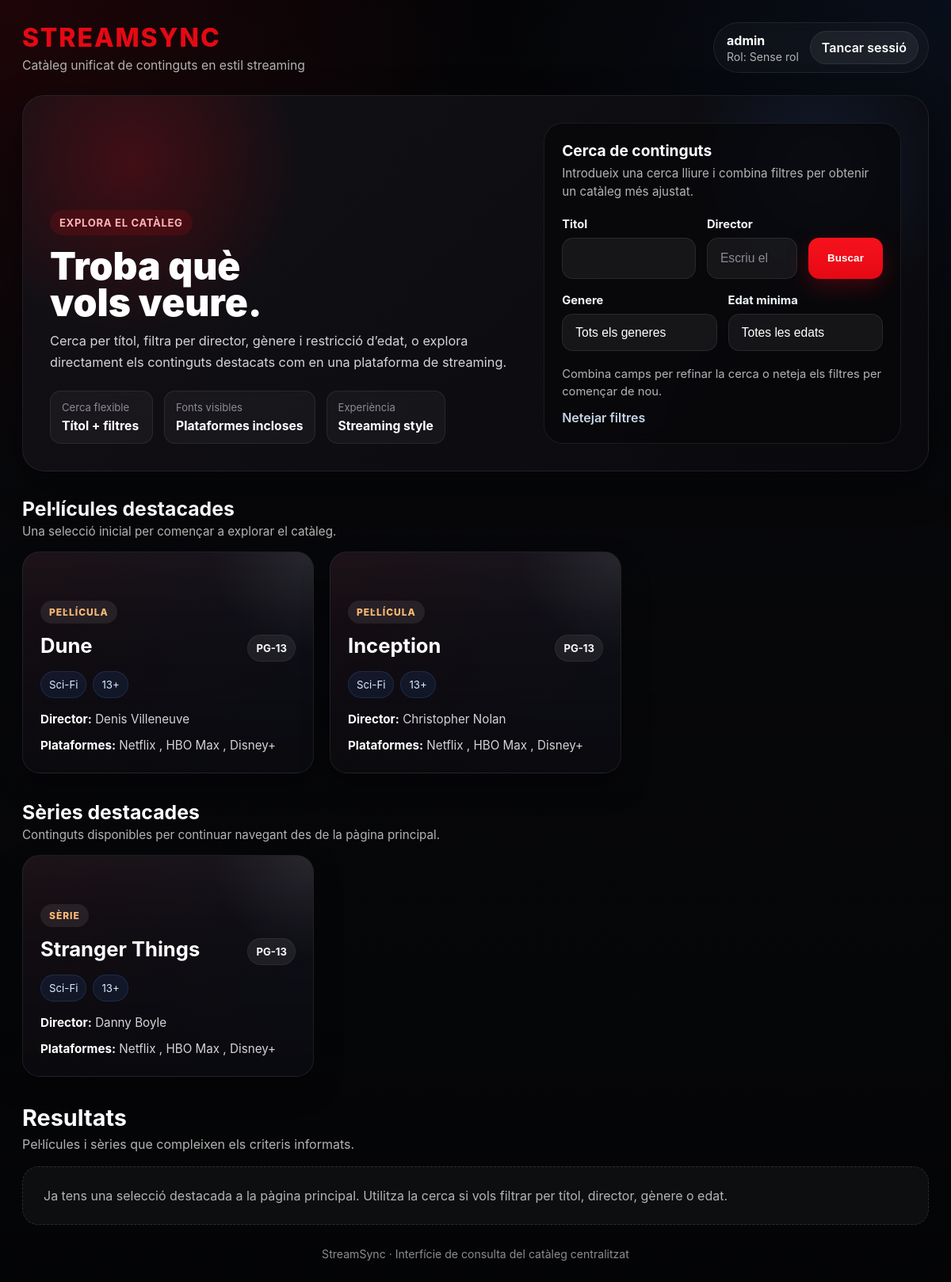
The page /dashboard/ (signed in) on the database its author committed.
### ss/models.py (models this page shows, shortened)
class Movie(models.Model):
    platforms = models.ManyToManyField(Platform, related_name="movies", blank=True)
    title = models.CharField(max_length=255, unique=True)
    synopsis = models.TextField(blank=True, null=True)
    year = models.IntegerField()
    release_date = models.DateField(blank=True, null=True)
    rating = models.DecimalField(max_digits=3, decimal_places=1, blank=True, null=True)
    genre = models.ForeignKey(Genre, on_delete=models.PROTECT)
    director = models.ForeignKey(Director, on_delete=models.PROTECT)
    country = models.ForeignKey(Country, on_delete=models.PROTECT)
    language = models.ForeignKey(Language, on_delete=models.PROTECT)
    age_rating = models.ForeignKey(AgeRating, on_delete=models.PROTECT)
    expires_at = models.DateTimeField(null=True, blank=True)

class AgeRating(models.Model):
    description = models.CharField(max_length=50)
    minimum_age = models.IntegerField()
    def __str__(self):
        return f"{self.description} ({self.minimum_age}+)"

class Genre(models.Model):
    name = models.CharField(max_length=100)
    description = models.TextField(blank=True, null=True)
    created_at = models.DateTimeField(auto_now_add=True)
    def __str__(self):
        return self.name

class Director(models.Model):
    name = models.CharField(max_length=150)
    birth_date = models.DateField(blank=True, null=True)
    country = models.ForeignKey(Country, on_delete=models.SET_NULL, null=True)
    created_at = models.DateField(auto_now_add=True)  # solo día/mes/año

class Platform(models.Model):
    name = models.CharField(max_length=100, unique=True)
    description = models.TextField(blank=True, null=True)

class Series(models.Model):
    platforms = models.ManyToManyField(Platform, related_name="series", blank=True)
    title = models.CharField(max_length=255, unique=True)
    synopsis = models.TextField(blank=True, null=True)
    start_year = models.IntegerField()
    end_year = models.IntegerField(blank=True, null=True)
    total_seasons = models.IntegerField()
    rating = models.DecimalField(max_digits=3, decimal_places=1, blank=True, null=True)
    genre = models.ForeignKey(Genre, on_delete=models.PROTECT)
    director = models.ForeignKey(Director, on_delete=models.PROTECT)
    country = models.ForeignKey(Country, on_delete=models.PROTECT)
    language = models.ForeignKey(Language, on_delete=models.PROTECT)
    age_rating = models.ForeignKey(AgeRating, on_delete=models.PROTECT)
    expires_at = models.DateTimeField(null=True, blank=True)

### ss/views.py (the view, shortened to what this page needs)
# urls.py: path("dashboard/", DashboardView.as_view(), name="dashboard"),
class DashboardView(LoginRequiredMixin, TemplateView):
    template_name = "dashboard.html"
    login_url = "/login/"
    def get_context_data(self, **kwargs):
        context = super().get_context_data(**kwargs)
        form = ContentSearchForm(self.request.GET or None)
        results = []
        has_searched = bool(self.request.GET)
        featured_movies = (
            Movie.objects.select_related("director", "genre", "age_rating")
            .prefetch_related("platforms")
            .order_by("title")[:6]
        )
        featured_series = (
            Series.objects.select_related("director", "genre", "age_rating")
            .prefetch_related("platforms")
            .order_by("title")[:6]
        )
        context["has_searched"] = has_searched
        context["search_form"] = form
        context["results"] = results
        context["featured_movies"] = featured_movies
        context["featured_series"] = featured_series
        context["director_suggestions"] = Director.objects.order_by("name").values_list("name", flat=True)
        return context

### ss/forms.py (shortened to what this page needs)
class ContentSearchForm(forms.Form):
    title = forms.CharField(
        label="Titol",
        max_length=255,
        required=False,
        strip=True,
    )
    director = forms.CharField(
        label="Director",
        max_length=150,
        required=False,
        strip=True,
    )
    genre = forms.ModelChoiceField(
        label="Genere",
        queryset=Genre.objects.order_by("name"),
        required=False,
        empty_label="Tots els generes",
    )
    age_rating = forms.ModelChoiceField(
        label="Edat minima",
        queryset=AgeRating.objects.order_by("minimum_age"),
        required=False,
        empty_label="Totes les edats",
    )

### ss/templates/dashboard.html (shortened to what this page needs)
<!DOCTYPE html>
<html lang="ca">
<head>
</head>
<body>
    <div class="container">
        <div class="topbar">
            <div class="brand-block">
                <div class="brand">StreamSync</div>
                <div class="brand-subtitle">Catàleg unificat de continguts en estil streaming</div>
            </div>
            <div class="user-box">
                <div class="user-meta">
                    <div class="user-name">{{ user.username }}</div>
                    <div class="user-role">Rol: {{ user.groups.first.name|default:"Sense rol" }}</div>
                </div>
                <a class="logout-link" href="{% url 'logout' %}">Tancar sessió</a>
            </div>
        </div>
        <section class="hero-panel">
            <div class="hero-content">
                <div>
                    <div class="eyebrow">Explora el catàleg</div>
                    <h1 class="hero-title">Troba què vols veure.</h1>
                    <p class="hero-description">
                        Cerca per títol, filtra per director, gènere i restricció d’edat, o explora directament els continguts destacats com en una plataforma de streaming.
                    </p>
                    <div class="hero-stats">
                        <div class="hero-stat">
                            <span class="hero-stat-label">Cerca flexible</span>
                            <span class="hero-stat-value">Títol + filtres</span>
                        </div>
                        <div class="hero-stat">
                            <span class="hero-stat-label">Fonts visibles</span>
                            <span class="hero-stat-value">Plataformes incloses</span>
                        </div>
                        <div class="hero-stat">
                            <span class="hero-stat-label">Experiència</span>
                            <span class="hero-stat-value">Streaming style</span>
                        </div>
                    </div>
                </div>
                <div class="search-shell">
                    <h2 class="search-shell-title">Cerca de continguts</h2>
                    <p class="search-shell-subtitle">
                        Introdueix una cerca lliure i combina filtres per obtenir un catàleg més ajustat.
                    </p>
                    <form method="get" class="search-form">
                        <div class="search-primary">
                            <div class="field field-search">
                                <label for="{{ search_form.title.id_for_label }}">{{ search_form.title.label }}</label>
                                {{ search_form.title }}
                            </div>
                            <div class="field field-director">
                                <label for="{{ search_form.director.id_for_label }}">{{ search_form.director.label }}</label>
                                <input
                                    type="text"
                                    name="director"
                                    id="{{ search_form.director.id_for_label }}"
                                    value="{{ search_form.director.value|default_if_none:'' }}"
                                    list="director-suggestions"
                                    placeholder="Escriu el nom del director"
                                >
                            </div>
                            <button type="submit" class="btn">Buscar</button>
                        </div>
                        <div class="search-filters">
                            <div class="field">
                                <label for="{{ search_form.genre.id_for_label }}">{{ search_form.genre.label }}</label>
                                {{ search_form.genre }}
                            </div>
                            <div class="field">
                                <label for="{{ search_form.age_rating.id_for_label }}">{{ search_form.age_rating.label }}</label>
                                {{ search_form.age_rating }}
                            </div>
                        </div>
                        <div class="search-footer">
                            <span class="hint">Combina camps per refinar la cerca o neteja els filtres per començar de nou.</span>
                            <a class="clear-link" href="{% url 'dashboard' %}">Netejar filtres</a>
                        </div>
                    </form>
                </div>
            </div>
        </section>
        {% if not has_searched %}
            <section class="catalog-section">
                <div class="catalog-row-header">
                    <div>
                        <h2 class="catalog-row-title">Pel·lícules destacades</h2>
                        <p class="catalog-row-subtitle">Una selecció inicial per començar a explorar el catàleg.</p>
                    </div>
                </div>
                <div class="catalog-row">
                    {% for item in featured_movies %}
                        <article class="featured-card">
                            <div class="featured-chip">Pel·lícula</div>
                            <div class="featured-header">
                                <h3 class="featured-title">{{ item.title }}</h3>
                                <div class="featured-pill">{{ item.age_rating.description }}</div>
                            </div>
                            <div class="featured-meta">
                                <span class="featured-meta-pill">{{ item.genre.name }}</span>
                                <span class="featured-meta-pill">{{ item.age_rating.minimum_age }}+</span>
                            </div>
                            <div class="featured-details">
                                <div><strong>Director:</strong> {{ item.director.name }}</div>
                                <div>
                                    <strong>Plataformes:</strong>
                                    {% for platform in item.platforms.all %}
                                        {% if not forloop.first %}, {% endif %}{{ platform.name }}
                                    {% empty %}
                                        -
                                    {% endfor %}
                                </div>
                            </div>
                        </article>
                    {% endfor %}
                </div>
            </section>
            <section class="catalog-section">
                <div class="catalog-row-header">
                    <div>
                        <h2 class="catalog-row-title">Sèries destacades</h2>
                        <p class="catalog-row-subtitle">Continguts disponibles per continuar navegant des de la pàgina principal.</p>
                    </div>
                </div>
                <div class="catalog-row">
                    {% for item in featured_series %}
                        <article class="featured-card">
                            <div class="featured-chip">Sèrie</div>
                            <div class="featured-header">
                                <h3 class="featured-title">{{ item.title }}</h3>
                                <div class="featured-pill">{{ item.age_rating.description }}</div>
                            </div>
                            <div class="featured-meta">
                                <span class="featured-meta-pill">{{ item.genre.name }}</span>
                                <span class="featured-meta-pill">{{ item.age_rating.minimum_age }}+</span>
                            </div>
                            <div class="featured-details">
                                <div><strong>Director:</strong> {{ item.director.name }}</div>
                                <div>
                                    <strong>Plataformes:</strong>
                                    {% for platform in item.platforms.all %}
                                        {% if not forloop.first %}, {% endif %}{{ platform.name }}
                                    {% empty %}
                                        -
                                    {% endfor %}
                                </div>
                            </div>
                        </article>
                    {% endfor %}
                </div>
            </section>
        {% endif %}
        <section class="results-section">
            <div class="section-header">
                <div>
                    <h2 class="section-title">Resultats</h2>
                    <p class="section-description">
                        Pel·lícules i sèries que compleixen els criteris informats.
                    </p>
                </div>
            </div>
            {% if not has_searched %}
                <div class="empty-state">
                    Ja tens una selecció destacada a la pàgina principal. Utilitza la cerca si vols filtrar per títol, director, gènere o edat.
                </div>
            {% elif search_form.errors %}
                <div class="empty-state">
                    Hi ha errors al formulari. Revisa els camps i torna-ho a provar.
                </div>
            {% else %}
                <div class="empty-state">
                    No s’han trobat continguts amb aquests criteris. Prova amb una cerca més oberta o combina menys filtres.
                </div>
            {% endif %}
        </section>
        <div class="footer-note">
            StreamSync · Interfície de consulta del catàleg centralitzat
        </div>
    </div>
</body>
</html>

### rows shown on the page
Movie: title "Dune", age_rating.description "PG-13", genre.name "Sci-Fi", age_rating.minimum_age "13", director.name "Denis Villeneuve"
Platform: name "Netflix"
Platform: name "HBO Max"
Platform: name "Disney+"
Movie: title "Inception", age_rating.description "PG-13", genre.name "Sci-Fi", age_rating.minimum_age "13", director.name "Christopher Nolan"
Series: title "Stranger Things", age_rating.description "PG-13", genre.name "Sci-Fi", age_rating.minimum_age "13", director.name "Danny Boyle"

### other values the page prints
{{ user.username }} "admin"
{{ user.groups.first.name|default:"Sense rol" }} "Sense rol"
{{ search_form.title.label }} "Titol"
{{ search_form.director.label }} "Director"
{{ search_form.genre.label }} "Genere"
{{ search_form.age_rating.label }} "Edat minima"
